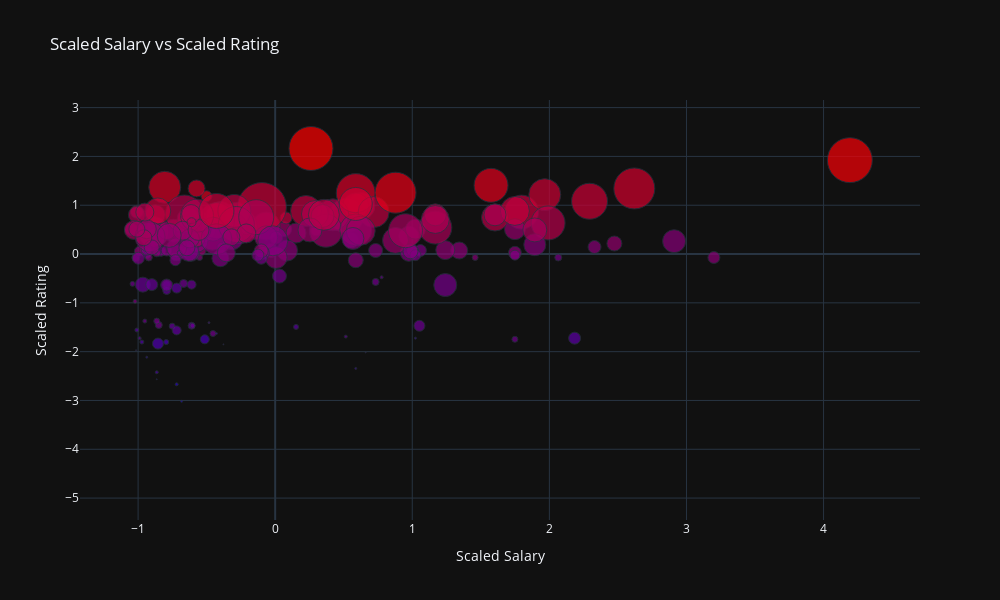

Write notebook code for a chart like this one.
### Code cell
fig = go.Figure(data=go.Scatter(x=veteran_contracts['Scaled Sal'],
                                y=veteran_contracts['Scaled RG'],
                                mode='markers',
                                marker=dict(size=veteran_contracts['HR'],
                                color=veteran_contracts['OPS'],
                                colorscale="bluered"),
                                text=veteran_contracts[['Name', 'Pos']],
                                hovertemplate=
                                "<b>%{text}</b><br>"+
                                "<b>Salary</b>: %{x:.2f}<br>"+
                                "<b>Rating</b>: %{y:.2f}<br>"+
                                "<b>Home Runs</b>: %{marker.size}<br>"+
                                "<b>OPS</b>: %{marker.color:.3f}"
                                ))

fig.update_layout(title='Scaled Salary vs Scaled Rating', xaxis_title='Scaled Salary',
                   yaxis_title='Scaled Rating', template='plotly_dark', width=1000, height=600 )

fig.show()

### Figure 1 — Plotly figure (JSON) as saved in the notebook; plotly's stock layout.template omitted (floating-point values rounded to 4 significant figures; data arrays with more than 128 entries replaced by an {"elided": "..."} marker saying what was removed)
{"data": [{"hovertemplate": "<b>%{text}</b><br><b>Salary</b>: %{x:.2f}<br><b>Rating</b>: %{y:.2f}<br><b>Home Runs</b>: %{marker.size}<br><b>OPS</b>: %{marker.color:.3f}", "marker": {"color": {"elided": "204 float values"}, "colorscale": [[0, "rgb(0,0,255)"], [1, "rgb(255,0,0)"]], "size": {"elided": "204 int values"}}, "mode": "markers", "text": {"elided": "204x2 str values"}, "type": "scatter", "x": {"elided": "204 float values"}, "y": {"elided": "204 float values"}}], "layout": {"height": 600, "title": {"text": "Scaled Salary vs Scaled Rating"}, "width": 1000, "xaxis": {"title": {"text": "Scaled Salary"}}, "yaxis": {"title": {"text": "Scaled Rating"}}}}
